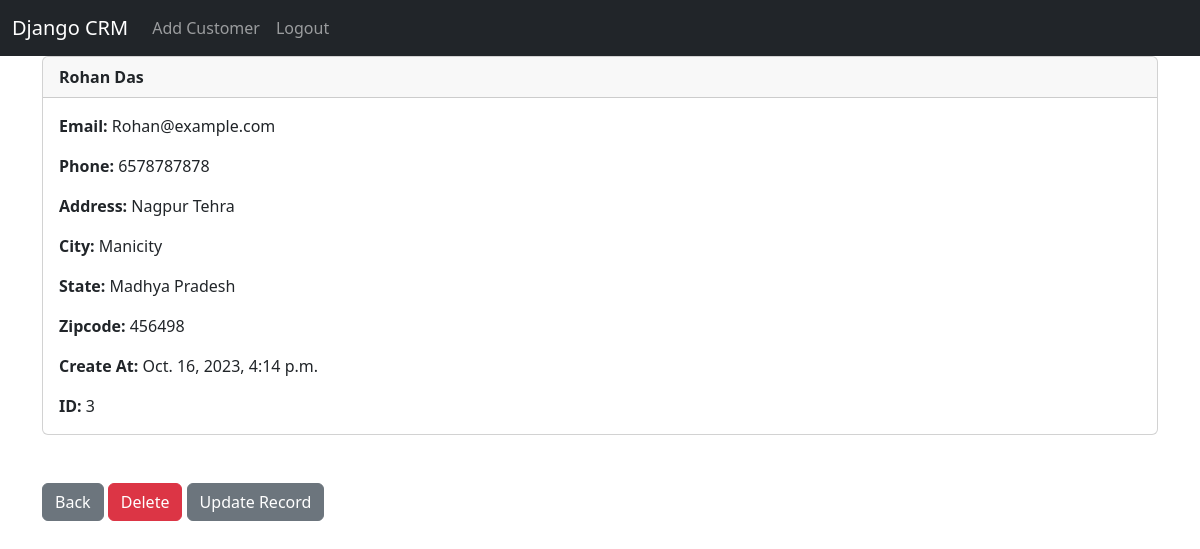
Screenshot of /record/3/ (signed in) with the database file from the repository.
### CRMapp/models.py (models this page shows, shortened)
class Record(models.Model):
	created_at = models.DateTimeField(auto_now_add=True)
	first_name = models.CharField(max_length=50)
	last_name =  models.CharField(max_length=50)
	email =  models.CharField(max_length=100)
	phone = models.CharField(max_length=15)
	address =  models.CharField(max_length=100)
	city =  models.CharField(max_length=50)
	state =  models.CharField(max_length=50)
	zipcode =  models.CharField(max_length=20)

### CRMapp/views.py (the view)
# urls.py: path('record/<int:pk>/',views.CustomerDetails, name='record'),
def CustomerDetails(request, pk):
	if request.user.is_authenticated:
		customer_record = Record.objects.get(id=pk)
		return render(request, 'CRMapp/record.html', {'customer_record':customer_record})
	else:
		messages.success(request, "You Must Be Logged In To View That Page...")
		return redirect('home')

### CRMapp/templates/CRMapp/record.html
{% extends 'CRMapp/base.html' %}
{% block content %}
<div class="card">
  <div class="card-header"><strong>
    	{{ customer_record.first_name }}
		{{ customer_record.last_name }}</strong>
  </div>
  <div class="card-body">
<p class="card-text">
<strong>Email: </strong>{{ customer_record.email }}</p>
<p class="card-text">
<strong>Phone: </strong>{{ customer_record.phone }}
</p>
<p class="card-text">
<strong>Address: </strong>{{ customer_record.address }}</p>
<p class="card-text">
<strong>City: </strong>{{ customer_record.city }}</p>
<p class="card-text">
<strong>State: </strong>{{ customer_record.state }}</p>
<p class="card-text">
<strong>Zipcode: </strong>{{ customer_record.zipcode }}</p>
<p class="card-text">
<strong>Create At: </strong>{{ customer_record.created_at }}</p>
<p class="card-text">
<strong>ID: </strong>{{ customer_record.id }}</p>
  </div>
</div>
<br/><br/>
<a href="{% url 'home' %}" class="btn btn-secondary">Back</a>
<a href="{% url 'delete' customer_record.id %}" class="btn btn-danger">Delete</a>
<a href="{% url 'update' customer_record.id %}" class="btn btn-secondary">Update Record</a>
{% endblock %}

### rows the page displays
Record: first_name "Rohan", last_name "Das", email "Rohan@example.com", phone "6578787878", address "Nagpur Tehra", city "Manicity", state "Madhya Pradesh", zipcode "456498", created_at "Oct. 16, 2023, 4:14 p.m.", id "3"
